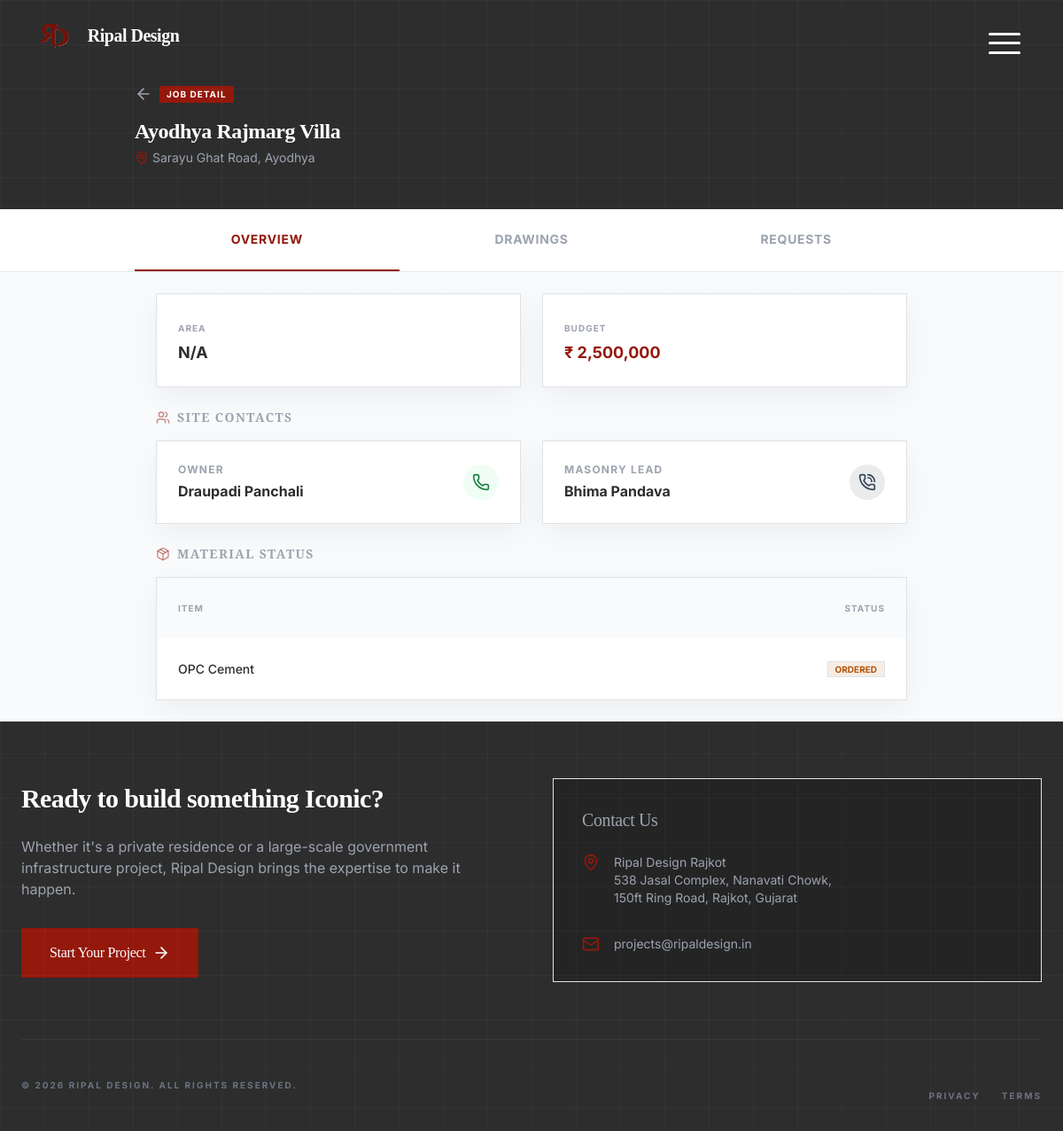
Page /worker/project_details.php?id=1 (signed in) on the committed database.
### tables this page shows
CREATE TABLE IF NOT EXISTS projects (
  id INT AUTO_INCREMENT PRIMARY KEY,
  name VARCHAR(255) NOT NULL,
  status ENUM('planning','ongoing','paused','completed','on-hold','cancelled') DEFAULT 'ongoing',
  budget DECIMAL(15,2) DEFAULT NULL,
  progress INT DEFAULT 0,
  due DATE DEFAULT NULL,
  location TEXT DEFAULT NULL,
  site_location VARCHAR(255) DEFAULT NULL,
  address TEXT DEFAULT NULL,
  owner_name VARCHAR(255) DEFAULT NULL,
  owner_contact VARCHAR(50) DEFAULT NULL,
  owner_email VARCHAR(255) DEFAULT NULL,
  worker_name VARCHAR(255) DEFAULT NULL,
  project_type VARCHAR(100) DEFAULT NULL,
  client_id INT DEFAULT NULL,
  created_by INT DEFAULT NULL,
  latitude DECIMAL(10,7) DEFAULT NULL,
  longitude DECIMAL(10,7) DEFAULT NULL,
  created_at TIMESTAMP NOT NULL DEFAULT CURRENT_TIMESTAMP,
  updated_at TIMESTAMP NULL DEFAULT NULL ON UPDATE CURRENT_TIMESTAMP,
  FOREIGN KEY (client_id) REFERENCES users(id) ON DELETE SET NULL,
  FOREIGN KEY (created_by) REFERENCES users(id) ON DELETE SET NULL,
  INDEX idx_projects_status (status),
  INDEX idx_projects_client (client_id)
);

CREATE TABLE IF NOT EXISTS project_workers (
  id INT AUTO_INCREMENT PRIMARY KEY,
  project_id INT NOT NULL,
  worker_name VARCHAR(255) DEFAULT NULL,
  worker_role VARCHAR(100) DEFAULT NULL,
  worker_contact VARCHAR(50) DEFAULT NULL,
  FOREIGN KEY (project_id) REFERENCES projects(id) ON DELETE CASCADE,
  INDEX idx_project_workers_project (project_id)
);

### includes/util.php (called while the page is built, shortened)
<?php
if (!function_exists('db_query')) {
    function db_query($sql, $params = []) {
        global $pdo;
        try {
            $stmt = $pdo->prepare($sql);
            $stmt->execute($params);
            return $stmt;
        } catch (PDOException $e) {
            error_log('Database query error: ' . $e->getMessage());
            return false;
        }
    }
}
if (!function_exists('db_fetch')) {
    function db_fetch($sql, $params = []) {
        $stmt = db_query($sql, $params);
        return $stmt ? $stmt->fetch() : false;
    }
}
if (!function_exists('db_fetch_all')) {
    function db_fetch_all($sql, $params = []) {
        $stmt = db_query($sql, $params);
        return $stmt ? $stmt->fetchAll() : [];
    }
}
if (!function_exists('db_table_exists')) {
    function db_table_exists($table) {
        $row = db_fetch("SELECT COUNT(*) AS c FROM information_schema.tables WHERE table_schema = DATABASE() AND table_name = ?", [$table]);
        return !empty($row) && (int)($row['c'] ?? 0) > 0;
    }
}
if (!function_exists('get_project_full_data')) {
    function get_project_full_data($projectId) {
        $projectId = (int)$projectId;
        if ($projectId <= 0 || !db_connected() || !db_table_exists('projects')) {
            return null;
        }
        $project = db_fetch('SELECT * FROM projects WHERE id = ? LIMIT 1', [$projectId]);
        $project['owner'] = [
            'name' => $project['owner_name'] ?? '',
            'contact' => $project['owner_contact'] ?? '',
            'email' => $project['owner_email'] ?? '',
        ];
        $project['workers'] = db_table_exists('project_workers')
            ? db_fetch_all('SELECT worker_name, worker_role, worker_contact FROM project_workers WHERE project_id = ? ORDER BY id DESC', [$projectId])
            : [];
        $project['goods'] = db_table_exists('project_goods')
            ? db_fetch_all('SELECT id, sku, name, description, unit, quantity, unit_price, total_price, created_at FROM project_goods WHERE project_id = ? ORDER BY created_at DESC', [$projectId])
            : [];
        $project['drawings'] = db_table_exists('project_drawings')
            ? db_fetch_all('SELECT * FROM project_drawings WHERE project_id = ? ORDER BY uploaded_at DESC', [$projectId])
            : [];
        $project['files'] = db_table_exists('project_files')
            ? db_fetch_all('SELECT * FROM project_files WHERE project_id = ? ORDER BY uploaded_at DESC', [$projectId])
            : [];
        $project['activities'] = db_table_exists('project_activity')
            ? db_fetch_all('SELECT * FROM project_activity WHERE project_id = ? ORDER BY created_at DESC LIMIT 30', [$projectId])
            : [];
        $project['milestones'] = db_table_exists('project_milestones')
            ? db_fetch_all('SELECT * FROM project_milestones WHERE project_id = ? ORDER BY target_date ASC', [$projectId])
            : [];
        return $project;
    }
}
?>

### includes/db.php (called while the page is built, shortened)
<?php
$DB_HOST = 'localhost';
$DB_NAME = 'Ripal-Design';
$DB_USER = 'root';
$DB_PASS = '';
$DB_PORT = '3306';
$sqlConfigPath = __DIR__ . '/../sql/config.php';
if (file_exists($sqlConfigPath)) {
    if (!empty($host)) {
        $DB_HOST = (string) $host;
    }
    if (!empty($database)) {
        $DB_NAME = (string) $database;
    }
    if (!empty($username)) {
        $DB_USER = (string) $username;
    }
    if (isset($password)) {
        $DB_PASS = (string) $password;
    }
}
$pdo = null;
try {
    $dsn = "mysql:host={$DB_HOST};port={$DB_PORT};dbname={$DB_NAME};charset=utf8mb4";
    $options = [
        PDO::ATTR_ERRMODE => PDO::ERRMODE_EXCEPTION,
        PDO::ATTR_DEFAULT_FETCH_MODE => PDO::FETCH_ASSOC,
        PDO::ATTR_EMULATE_PREPARES => false,
        PDO::MYSQL_ATTR_INIT_COMMAND => "SET NAMES utf8mb4 COLLATE utf8mb4_unicode_ci"
    ];
    $pdo = new PDO($dsn, $DB_USER, $DB_PASS, $options);
} catch (PDOException $e) {
    error_log('Database connection failed: ' . $e->getMessage());
    if (getenv('APP_ENV') === 'development') {
        trigger_error('Database Error: ' . $e->getMessage(), E_USER_WARNING);
    }
    $pdo = null;
}
function db_connected()
{
    global $pdo;
    return $pdo !== null;
}

### worker/project_details.php (the view, shortened to what this page needs)
<?php
$sessionUser = $_SESSION['user'] ?? null;
$sessionRole = is_array($sessionUser) ? (string)($sessionUser['role'] ?? '') : '';
$isWorkerReadOnly = ($sessionRole === 'worker') || (isset($_GET['readonly']) && $_GET['readonly'] === '1');
$projectId = isset($_GET['id']) ? (int)$_GET['id'] : 0;
$project = get_project_full_data($projectId);
$project['address'] = $project['address'] ?? ($project['location'] ?? '');
$project['area'] = $project['area'] ?? 'N/A';
$project['budget'] = isset($project['budget']) ? ('₹ ' . number_format((float)$project['budget'], 0, '.', ',')) : '₹ 0';
$project['lat'] = $project['latitude'] ?? null;
$project['lng'] = $project['longitude'] ?? null;
$project['workers'] = array_map(function($w) {
    return [
        'role' => $w['worker_role'] ?? 'Worker',
        'name' => $w['worker_name'] ?? '',
        'contact' => $w['worker_contact'] ?? '',
    ];
}, $project['workers'] ?? []);
$project['goods'] = array_map(function($g) {
    $qty = (int)($g['quantity'] ?? 0);
    $unit = (string)($g['unit'] ?? 'pcs');
    return [
        'item' => $g['name'] ?? '',
        'qty' => trim($qty . ' ' . $unit),
        'status' => 'Ordered',
    ];
}, $project['goods'] ?? []);
$project['drawings'] = array_map(function($d) {
    $path = strtolower((string)($d['file_path'] ?? ''));
    $type = (substr($path, -4) === '.pdf') ? 'pdf' : 'img';
    return [
        'title' => $d['name'] ?? '',
        'type' => $type,
        'date' => $d['uploaded_at'] ?? date('Y-m-d H:i:s'),
        'status' => strtolower((string)($d['status'] ?? 'under_review')),
    ];
}, $project['drawings'] ?? []);
?>
<!doctype html>
<html lang="en" class="bg-canvas-white">
<head>
    <?php $HEADER_MODE = 'dashboard'; require_once __DIR__ . '/../Common/header.php';
    ?>
</head>
<body class="font-sans text-foundation-grey bg-canvas-white">
<div class="min-h-screen flex flex-col">
    <header class="bg-foundation-grey text-white pt-24 pb-12 px-4 shadow-lg">
        <div class="max-w-4xl mx-auto flex flex-col">
            <div class="flex items-center gap-2 mb-3">
                <a href="dashboard.php" class="text-gray-400 hover:text-white transition-colors">
                    <i data-lucide="arrow-left" class="w-5 h-5"></i>
                </a>
                <span class="px-2 py-0.5 bg-rajkot-rust text-[10px] font-bold uppercase tracking-widest">
                    Job Detail
                </span>
            </div>
            <h1 class="text-2xl font-serif font-bold"><?php echo htmlspecialchars($project['name']); ?></h1>
            <p class="text-gray-400 text-sm mt-1 flex items-center gap-1">
                <i data-lucide="map-pin" class="w-4 h-4 text-rajkot-rust"></i>
                <?php echo htmlspecialchars($project['address']); ?>
            </p>
        </div>
    </header>
    <nav class="bg-white border-b border-gray-200 sticky top-20 z-30 overflow-x-auto">
        <div class="max-w-4xl mx-auto flex text-sm font-bold">
            <button onclick="switchTab('overview')" id="tab-overview" class="flex-1 py-4 px-2 border-b-2 border-rajkot-rust text-rajkot-rust tab-btn transition-colors uppercase tracking-wider">
                Overview
            </button>
            <button onclick="switchTab('drawings')" id="tab-drawings" class="flex-1 py-4 px-2 border-b-2 border-transparent text-gray-400 tab-btn transition-colors uppercase tracking-wider">
                Drawings
            </button>
            <?php if (!$isWorkerReadOnly): ?>
                <button onclick="switchTab('request')" id="tab-request" class="flex-1 py-4 px-2 border-b-2 border-transparent text-gray-400 tab-btn transition-colors uppercase tracking-wider">
                    Requests
                </button>
            <?php endif; ?>
        </div>
    </nav>
    <main class="flex-grow p-4 max-w-4xl mx-auto w-full">
        <div id="content-overview" class="tab-content space-y-6">
            <div class="grid grid-cols-2 gap-4">
                <div class="bg-white p-4 shadow-premium border border-gray-100">
                    <span class="text-gray-400 text-[10px] uppercase font-bold tracking-widest">Area</span>
                    <span class="block text-lg font-bold mt-1"><?php echo $project['area']; ?></span>
                </div>
                <div class="bg-white p-4 shadow-premium border border-gray-100">
                    <span class="text-gray-400 text-[10px] uppercase font-bold tracking-widest">Budget</span>
                    <span class="block text-lg font-bold mt-1 text-rajkot-rust"><?php echo $project['budget']; ?></span>
                </div>
            </div>
            <div class="space-y-4">
                <h2 class="text-sm font-bold uppercase tracking-widest text-gray-400 flex items-center gap-2">
                    <i data-lucide="users" class="w-4 h-4 text-rajkot-rust text-opacity-50"></i>
                    Site Contacts
                </h2>
                <div class="grid grid-cols-1 md:grid-cols-2 gap-4">
                    <div class="bg-white p-4 shadow-premium border border-gray-100 flex justify-between items-center">
                        <div>
                            <span class="text-xs text-gray-400 font-bold uppercase tracking-widest block mb-1">Owner</span>
                            <span class="font-bold"><?php echo htmlspecialchars($project['owner']['name']); ?></span>
                        </div>
                        <a href="tel:<?php echo $project['owner']['contact']; ?>" class="w-10 h-10 bg-green-50 text-green-700 rounded-full flex items-center justify-center">
                            <i data-lucide="phone" class="w-5 h-5"></i>
                        </a>
                    </div>
                    <?php foreach($project['workers'] as $w): ?>
                    <div class="bg-white p-4 shadow-premium border border-gray-100 flex justify-between items-center">
                        <div>
                            <span class="text-xs text-gray-400 font-bold uppercase tracking-widest block mb-1"><?php echo htmlspecialchars($w['role']); ?></span>
                            <span class="font-bold"><?php echo htmlspecialchars($w['name']); ?></span>
                        </div>
                        <a href="tel:<?php echo $w['contact']; ?>" class="w-10 h-10 bg-slate-accent/10 text-slate-accent rounded-full flex items-center justify-center">
                            <i data-lucide="phone-call" class="w-5 h-5"></i>
                        </a>
                    </div>
                    <?php endforeach; ?>
                </div>
            </div>
            <div class="space-y-4">
                <h2 class="text-sm font-bold uppercase tracking-widest text-gray-400 flex items-center gap-2">
                    <i data-lucide="package" class="w-4 h-4 text-rajkot-rust text-opacity-50"></i>
                    Material Status
                </h2>
                <div class="bg-white shadow-premium border border-gray-100 overflow-hidden">
                    <table class="w-full text-left text-sm">
                        <thead class="bg-gray-50 text-[10px] uppercase font-bold text-gray-400 tracking-widest">
                            <tr>
                                <th class="p-4">Item</th>
                                <th class="p-4 text-right">Status</th>
                            </tr>
                        </thead>
                        <tbody class="divide-y divide-gray-100">
                            <?php foreach($project['goods'] as $g): ?>
                            <tr>
                                <td class="p-4 font-medium"><?php echo htmlspecialchars($g['item']); ?></td>
                                <td class="p-4 text-right">
                                    <span class="text-[10px] font-bold px-2 py-0.5 border <?php echo $g['status'] == 'Delivered' ? 'text-approval-green border-approval-green/20 bg-approval-green/10' : 'text-pending-amber border-pending-amber/20 bg-pending-amber/10'; ?>">
                                        <?php echo strtoupper($g['status']); ?>
                                    </span>
                                </td>
                            </tr>
                            <?php endforeach; ?>
                        </tbody>
                    </table>
                </div>
            </div>
        </div>
    </main>
    <?php require_once __DIR__ . '/../Common/footer.php'; ?>
</div>
</body>
</html>

### public/css/index.css (style rules this page uses)
html, body { overflow-x: hidden !important; width: 100%; max-width: 100%; }
*, *::before, *::after { box-sizing: border-box; }
body { background: #0a0a0a; color: #fff; font-family: 'Inter', system-ui, -apple-system, 'Segoe UI', Roboto, 'Helvetica Neue', Arial; scrollbar-width: none; -ms-overflow-style: none; }
h1, h2, h3, .logo-font { font-family: 'Cormorant Garamond', serif; }
:root { --primary: #731209; --primary-light: #94180C; --bg-dark: #0a0a0a; --bg-panel: #121212; --text-muted: rgba(255, 255, 255, 0.6); --blueprint-grid: rgba(255, 255, 255, 0.03); }
body { background-color: var(--bg-dark); color: #fff; font-family: 'Inter', sans-serif; line-height: 1.6; -webkit-font-smoothing: antialiased; overflow-x: hidden; margin: 0; }
body::before { content: ""; position: fixed; top: 0; left: 0; width: 100%; height: 100%; background-image: linear-gradient(var(--blueprint-grid) 1px, transparent 1px), linear-gradient(90deg, var(--blueprint-grid) 1px, transparent 1px); background-size: 50px 50px; pointer-events: none; z-index: 1; }
h1, h2, h3, .font-serif { font-family: 'Cormorant Garamond', serif; font-weight: 300; letter-spacing: -0.02em; }

### Common/header.css (style rules this page uses)
:root { --alt-overlay-bg: rgba(148, 24, 12, 0.96); --alt-text: #fff; }
html, body { overflow-x: hidden; }

### Common/admin-responsive.css (style rules this page uses)
:root { --admin-header-mobile-padding-top: 4rem; }

### rows in the picture
projects: name "Ayodhya Rajmarg Villa", address "Sarayu Ghat Road, Ayodhya", owner_name "Draupadi Panchali"
project_workers: worker_role "MASONRY LEAD", worker_name "Bhima Pandava"

### other values in the picture
$project['area'] "N/A"
$project['budget'] "₹ 2,500,000"
$g['item'] "OPC Cement"
$g['status'] "ORDERED"
